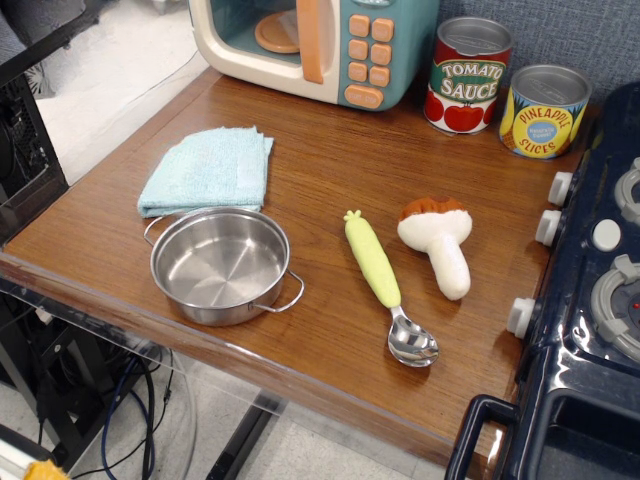
#> input picture Isaac-GR00T/external_dependencies/SimplerEnv/ManiSkill2_real2sim/data/real_inpainting/bridge/bridge_1_cleanup.png, 640 x 480 px
$ python -i labels.py   (imports and definitions only)
#> lines starting #> are read from the running program, lines starting #| are printed output that depends on the picture; after the words box and inside, x2 and y2 are one past the last pixel; in counts of white or black regions, pixels touching at a corner belong together
#> further down, picture is the input picture: shape (480, 640, 3); mean B, G, R 93.9, 107.4, 125.7
# MIT License
"""Episode-level label series: the projection of the recorded target per frame.

Row t is the projection of state row t, with no lag correction: the recorder
interpolates state at the wrist image stamp (``recorder_node._recording_loop``).
Verify new datasets with sync_check.py; fix any offset in the recorder.
"""

from __future__ import annotations

import cv2
import numpy as np
import pandas as pd

from . import camera
from .projector import TargetProjector

_GEOMETRY_COLS = [
    "u",
    "v",
    "depth_z",
    "tip_target_dist",
] + [f"wall_normal_cam_{i}" for i in range(3)]
"""Per-frame geometry channels, all NaN on rows without a usable label."""


# [38 lines that did not run here, left out]


# [22 lines that did not run here, left out]


TARGET_COLOURS = ("red", "green", "blue")
"""Target colours the scene renders, and the words the task prompts use."""

TARGET_SHAPES = ("square", "circle", "triangle")
"""Target outlines the scene renders, and the words the task prompts use."""


# [22 lines left out: functions target_colour_from_task, target_shape_from_task, not called in this run]


# (min-area-rect fill, circularity) prototype per outline: measured medians on
# g1_dataset_negatives (below ideal due to antialiasing at ~25 px).
_SHAPE_PROTOTYPES = {
    "square": (0.87, 0.64),
    "circle": (0.76, 0.70),
    "triangle": (0.50, 0.45),
}
_SHAPE_TOLERANCE = 0.10
"""Descriptor spread treated as one unit of distance when matching a prototype."""


# [32 lines left out: function classify_blob_shape, not called in this run]


_COLOUR_GATES = {
    "red": (80, 40),
    "green": (50, 25),
    "blue": (80, 40),
}
"""(own-channel floor, dominance margin) per target colour, in 8-bit BGR.

Green renders at roughly half the luminance of red/blue, hence its lower gate.
"""


def colour_mask(frame_bgr: np.ndarray, colour: str) -> np.ndarray:
    """Boolean mask of pixels dominated by ``colour``.

    Targets render saturated, so channel dominance suffices; thresholds are
    per colour (:data:`_COLOUR_GATES`).
    """
#> called with colour = 'red'
    if colour not in _COLOUR_GATES:
        raise ValueError(
            f"unknown target colour '{colour}' (expected {TARGET_COLOURS})"
        )
    floor, margin = _COLOUR_GATES[colour]
    b, g, r = cv2.split(frame_bgr.astype(np.int16))
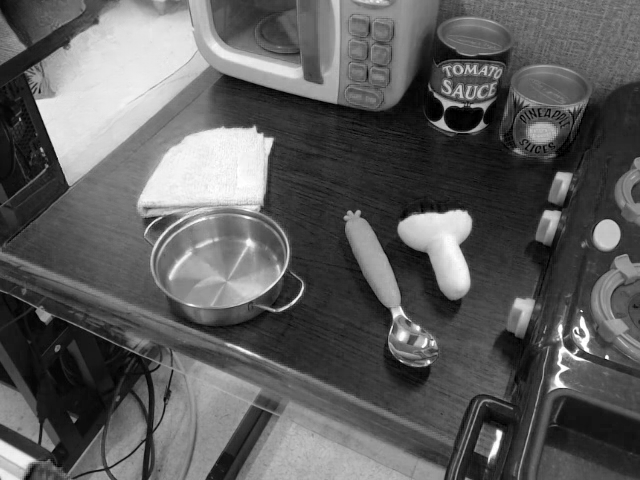
#> b: shape (480, 640) int16; min 0, max 255, mean 93.9
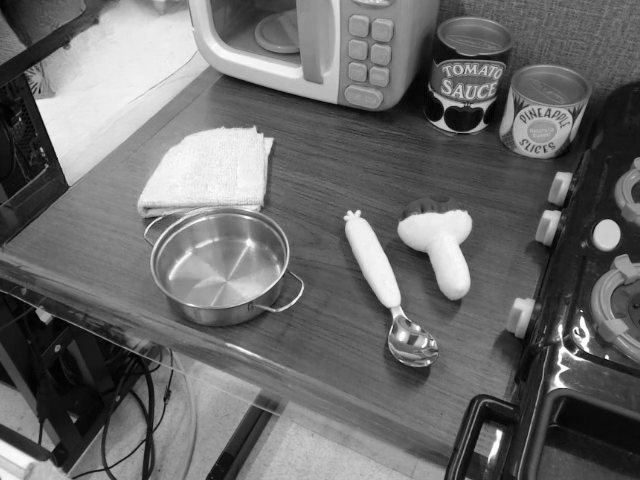
#> g: shape (480, 640) int16; min 0, max 255, mean 107.4
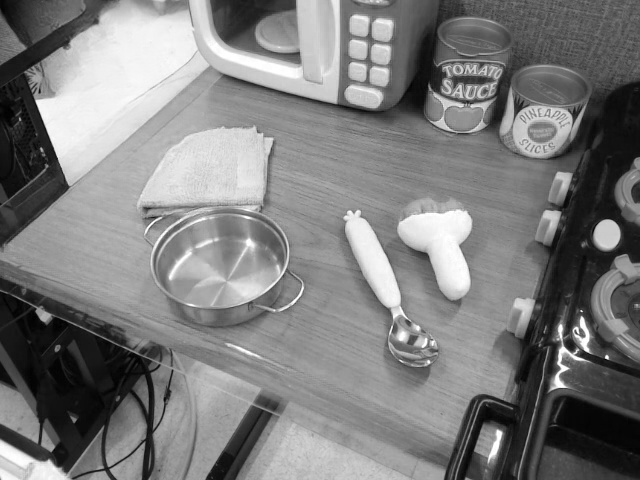
#> r: shape (480, 640) int16; min 0, max 255, mean 125.7
    own, (o1, o2) = {
        "red": (r, (g, b)),
        "green": (g, (r, b)),
        "blue": (b, (r, g)),
    }[colour]
    return (own > floor) & (own > o1 + margin) & (own > o2 + margin)
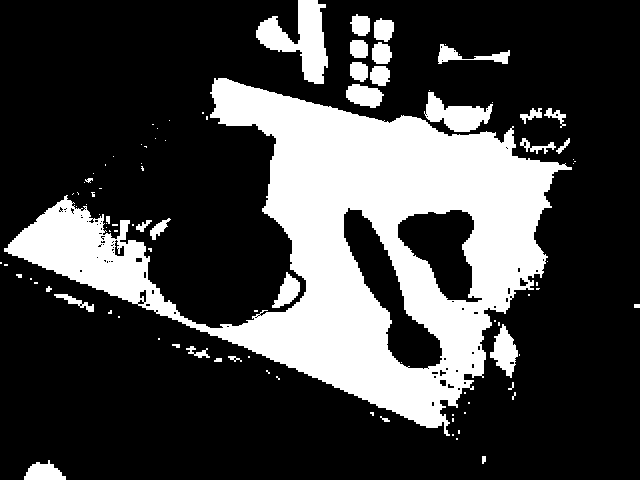
#> returned value: shape (480, 640) bool; 26.3% white; 98 white regions (65 under 20 px), largest, box (x1, y1, x2, y2) and area: (4, 78, 572, 436) 69599, (256, 0, 328, 84) 2852, (424, 92, 493, 132) 1417


def detect_target_centroid(
    frame_bgr: np.ndarray,
    colour: str = "red",
    shape: str | None = None,
    min_area: int = 20,
) -> np.ndarray | None:
    """Centroid of the largest ``colour``-dominant blob, or None.

    Used only to check labels against the render (sync_check.py), not as a
    label (biased by occlusion). Pass the episode's own colour, and ``shape``
    on datasets with same-colour distractors; with ``shape`` it returns None
    rather than a non-matching blob.
    """
    mask = colour_mask(frame_bgr, colour).astype(np.uint8)
    n, labelled, stats, centroids = cv2.connectedComponentsWithStats(mask)
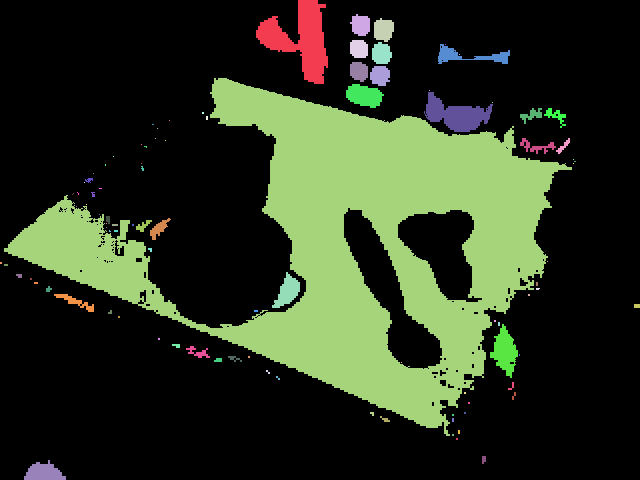
#> labelled: shape (480, 640) int32; 99 distinct labels, from 0 to 98; one colour per label, 0 black
#> n = 99; stats = 99 rows, first 6: [0, 0, 640, 480, 226543], [256, 0, 72, 84, 2852], [350, 14, 20, 22, 336], [374, 18, 20, 24, 380], [350, 40, 18, 18, 292], [372, 42, 20, 22, 352]; centroids = 99 pairs, first value 0.5 to 636.5, second value 24.74 to 472.1
    if n < 2:
        return None

    order = np.argsort(stats[1:, cv2.CC_STAT_AREA])[::-1] + 1
#> order = 98 values, max 98 at index 5, min 1 at index 1, mean 49.5
    for idx in order:
        if stats[idx, cv2.CC_STAT_AREA] < min_area:
            return None
        if shape is None:
            return centroids[idx]
        contours, _ = cv2.findContours(
            (labelled == idx).astype(np.uint8),
            cv2.RETR_EXTERNAL,
            cv2.CHAIN_APPROX_SIMPLE,
        )
        if not contours:
            continue
        if classify_blob_shape(max(contours, key=cv2.contourArea)) == shape:
            return centroids[idx]
#> this loop made 1 pass
#> idx on pass 1: 11
    return None

>>> import cv2
>>> picture = cv2.imread('../../../Isaac-GR00T/external_dependencies/SimplerEnv/ManiSkill2_real2sim/data/real_inpainting/bridge/bridge_1_cleanup.png')
>>> result = detect_target_centroid(picture)
#> result = [348.4, 244]

$ run again, on Isaac-GR00T/external_dependencies/SimplerEnv/ManiSkill2_real2sim/data/real_inpainting/bridge/debug.png
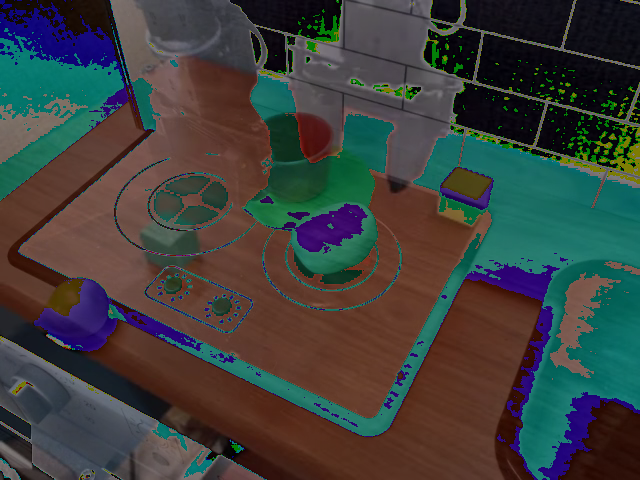
#> input picture Isaac-GR00T/external_dependencies/SimplerEnv/ManiSkill2_real2sim/data/real_inpainting/bridge/debug.png, 640 x 480 px
#> picture is the input picture: shape (480, 640, 3); mean B, G, R 60.8, 63.7, 61.4
#> in colour_mask, `return (own > floor) & (own > o1 + margin) & (own > o2 + margin)`:
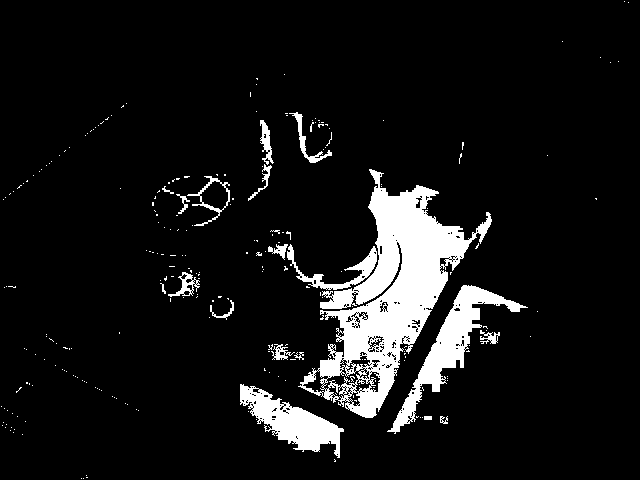
#> returned value: shape (480, 640) bool; 8.6% white; 247 white regions (228 under 20 px), largest, box (x1, y1, x2, y2) and area: (298, 169, 492, 418) 15698, (387, 285, 528, 434) 3962, (240, 384, 344, 458) 3090
#> in detect_target_centroid, `n, labelled, stats, centroids = cv2.connectedComponentsWithStats(mask)`:
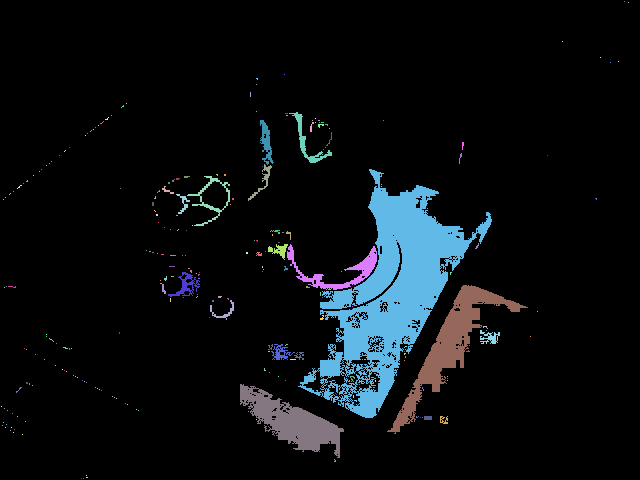
#> labelled: shape (480, 640) int32; 248 distinct labels, from 0 to 247; one colour per label, 0 black
#> n = 248; stats = 248 rows, first 6: [0, 0, 640, 480, 280720], [624, 1, 1, 1, 1], [628, 2, 1, 1, 1], [562, 41, 1, 1, 1], [600, 57, 1, 1, 1], [618, 61, 1, 1, 1]; centroids = 248 pairs, first value 1 to 628, second value 1 to 478
#> order = 247 values, max 247 at index 115, min 1 at index 114, mean 124
#> the loop in detect_target_centroid, `for idx in order:` made 1 pass
#> idx on pass 1: 53
#> result = [391.5, 292.6]
